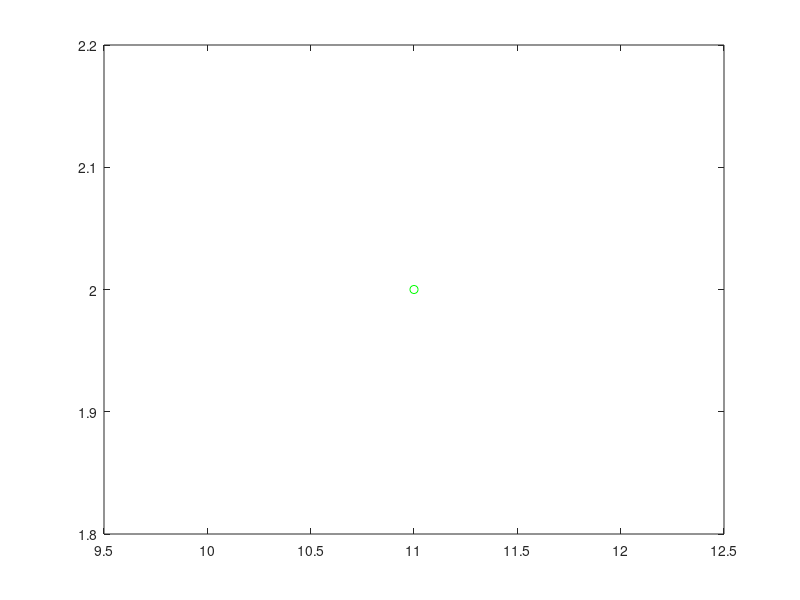

MATLAB code for this plot:
%initialize variables
a=0;
b=0;

%make a function that finds the hypotenuse from two lengths, in the form of findlen(float,float)
function findlen(a,b)
  %calculate the hypotenuse and output its return
  sqrt(a^2+b^2)
end

%call findlen
findlen(12,12);
plot(11,2,'go')